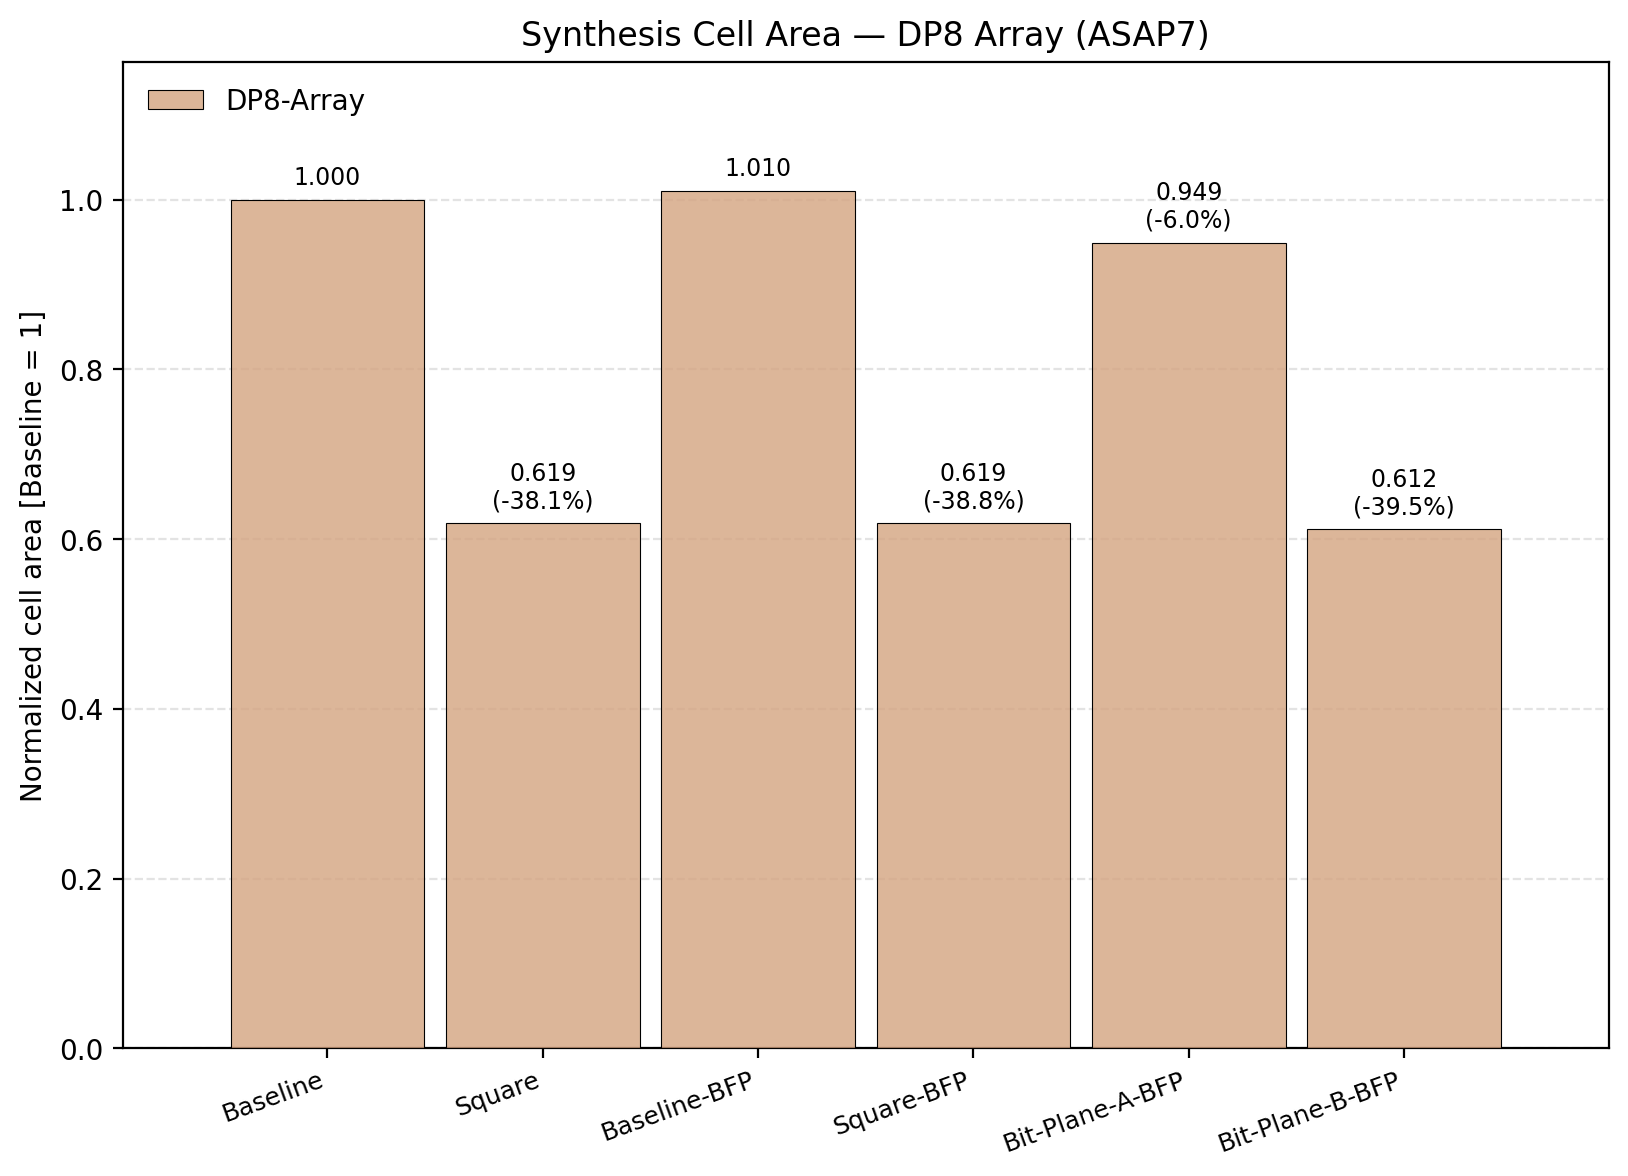

This figure's Python source:
# -----------------------------------------------------------------------------
# Author: Simone Machetti
#
# Description:
#   Bar chart of synthesized cell area at the DOT-PRODUCT level for the five PE
#   variants - baseline (dp_8), square (dp_8_sqr), BFP (dp_8), square-BFP
#   (dp_8_sqr) and bit-plane-A BFP (dp_8_bpl_a_bfp). Scope is the array of 16
#   dot-product cores inside one PE, i.e. the arithmetic core alone, with no
#   reduction tree and no accumulator. Values are the sum of the 16 instances
#   measured inside each PE with the module boundaries preserved
#   (imp/{pe,pe_sqr,pe_bfp,pe_sqr_bfp,pe_bpl_a_bfp}_hier_syn, produced by
#   scripts/run_syn_pe_area.sh); the standalone dp_8 / dp_8_sqr / dp_8_bpl_a_bfp
#   runs cross-check them. Bars are NORMALIZED to the baseline DP8 array so the
#   chart carries the
#   ratio and not the absolute micron figure. The BFP variants reuse the integer
#   core unchanged, so their bars land on their integer counterparts - that is
#   the result, not a plotting artefact. Absolute values are collected in
#   doc/data/res_syn_pe_area.xlsx. Writes hist_syn_dp_area.png next to this.
# -----------------------------------------------------------------------------

from pathlib import Path
import matplotlib
matplotlib.use("Agg")
import matplotlib.pyplot as plt
from matplotlib.patches import Patch

AREA = {
    "Baseline":       3059.730,
    "Square":         1892.601,
    "Baseline-BFP":   3091.572,
    "Square-BFP":     1892.601,
    "Bit-Plane-A-BFP":2904.803,
    "Bit-Plane-B-BFP":1871.605,
}

VARIANTS = ["Baseline", "Square", "Baseline-BFP", "Square-BFP", "Bit-Plane-A-BFP",
            "Bit-Plane-B-BFP"]
CORRESP = {"Square": "Baseline", "Square-BFP": "Baseline-BFP", "Bit-Plane-A-BFP": "Baseline-BFP",
           "Bit-Plane-B-BFP": "Baseline-BFP"}
COLORS = {"DP8-Array": "#d4a480cc"}

PITCH, WIDTH = 0.80, 0.72
SIDE_MARGIN = 0.40
UNITS_PER_IN = 0.74312
AXES_MARGIN_IN = 0.8128

XSPAN = (len(VARIANTS) - 1) * PITCH + WIDTH + 2 * SIDE_MARGIN
FIG_W = XSPAN / UNITS_PER_IN + AXES_MARGIN_IN

norm = {v: AREA[v] / AREA["Baseline"] for v in VARIANTS}
tot = [norm[v] for v in VARIANTS]

x = [bi * PITCH for bi in range(len(VARIANTS))]

fig, ax = plt.subplots(figsize=(FIG_W, 6.0))
width = WIDTH

for xi, v in zip(x, VARIANTS):
    ax.bar(xi, norm[v], width, color=COLORS["DP8-Array"],
           edgecolor="black", linewidth=0.4, zorder=3)

pad = 0.012 * max(tot)
for v, xi, t_ in zip(VARIANTS, x, tot):
    label = f"{t_:.3f}"
    if v in CORRESP:
        label += f"\n({t_ / norm[CORRESP[v]] - 1.0:+.1%})"
    ax.text(xi, t_ + pad, label, ha="center", va="bottom", fontsize=8.5)

ax.set_xticks(x)
ax.set_xticklabels(VARIANTS, rotation=20, ha="right", fontsize=9)

mid = 0.5 * (x[0] + x[-1])
ax.set_xlim(mid - XSPAN / 2, mid + XSPAN / 2)

ax.set_ylabel("Normalized cell area [Baseline = 1]")
ax.set_title("Synthesis Cell Area — DP8 Array (ASAP7)")
ax.set_ylim(0, max(tot) * 1.15)
ax.grid(axis="y", linestyle="--", alpha=0.35, zorder=0)

legend = [Patch(facecolor=COLORS["DP8-Array"], edgecolor="black", linewidth=0.4, label="DP8-Array")]
ax.legend(handles=legend, loc="upper left", frameon=False)

fig.tight_layout()
out = Path(__file__).with_name("hist_syn_dp_area.png")
fig.savefig(out, dpi=200, bbox_inches="tight")
print(f"saved {out}")
for v, t_ in zip(VARIANTS, tot):
    rel = f"  ({t_ / norm[CORRESP[v]] - 1:+.1%})" if v in CORRESP else ""
    print(f"{v:13s} norm={t_:6.3f}{rel:>10}   absolute={AREA[v]:9.3f} um^2")
